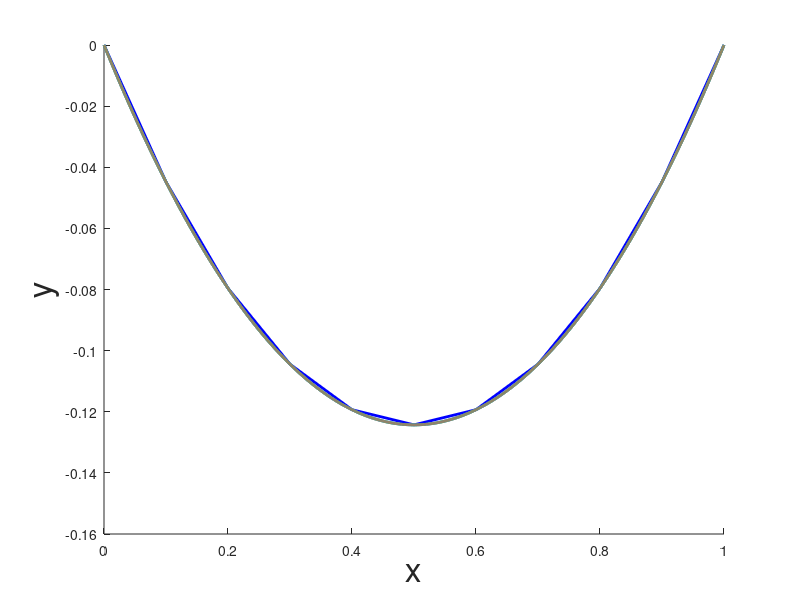

The MATLAB script that drew this image:
%% BVP y''= y^3-y*y'
%% We need to zoom in a lot to be able to see all the graphs
tic
colors=['b-','c-','r-','-g'];
iter=4
for i= 1:iter
N=10^(i)
h = 1/N; % h = dx
x = linspace(0,1,N+1);
y = zeros(N-1,1);

e = ones(N-1,1);
D2 = spdiags([e -2*e e],[-1 0 1],N-1,N-1)/h^2;

normresidual = Inf;
iter = 0;
while iter<5
    F = D2*y - diag(ones(1,N-1))*cos(y);
    J = D2  - spdiags(-sin(y),0,N-1,N-1);
    y = y - J\F;
    iter = iter + 1;
end
y = [0; y; 0]
toc
hold on
plot(x,y,colors(i),'LineWidth',2) % Use in turn 'b-','c-','r-' for 3 plots
xlabel('x','FontSize',24)
ylabel('y','FontSize',24)
end

